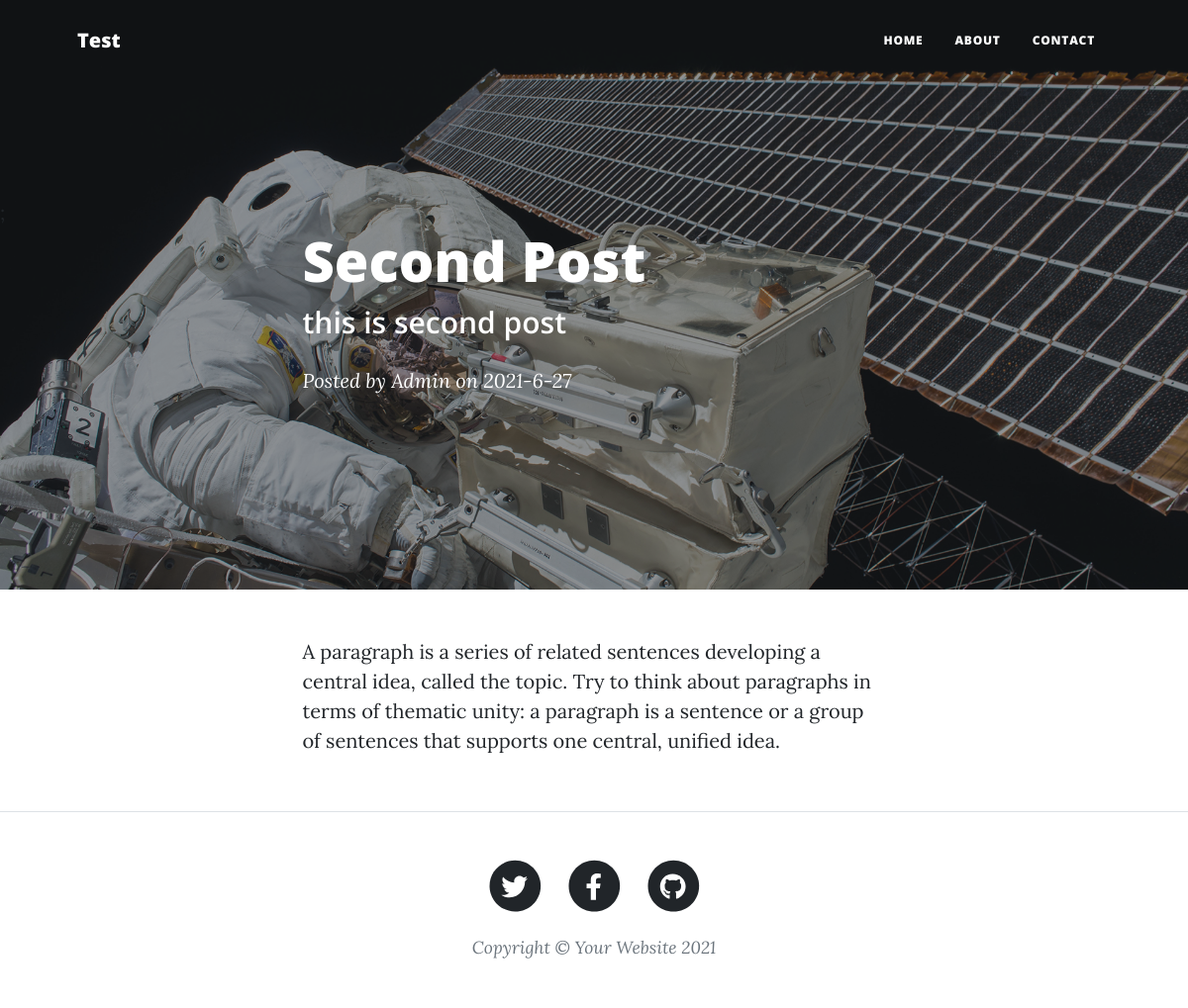
/post/second-post, run on the app's committed database.
### main.py (models this page shows)
class Posts(db.Model):
    sno = db.Column(db.Integer, primary_key=True)
    title = db.Column(db.String(80), nullable=False)
    slug = db.Column(db.String(21), nullable=False)
    content = db.Column(db.String(120), nullable=False)
    tagline = db.Column(db.String(120), nullable=False)
    date = db.Column(db.String(12), nullable=True)
    img_file = db.Column(db.String(12), nullable=True)

### main.py (the view)
@app.route("/post/<string:post_slug>", methods=['GET'])
def post_route(post_slug):
    post = Posts.query.filter_by(slug=post_slug).first()
    return render_template('post.html', params=params, post=post )

### templates/post.html (shortened to what this page needs)
{% extends "layout.html" %}
{% block body %}
        {% set fname = 'img/' + post.img_file %}
        <header class="masthead" style="background-image: url('     {{ url_for('static', filename=fname)  }}')">;
            <div class="container position-relative px-4 px-lg-5">
                <div class="row gx-4 gx-lg-5 justify-content-center">
                    <div class="col-md-10 col-lg-8 col-xl-7">
                        <div class="post-heading">
                            <h1>{{post.title}}</h1>
                            <h2 class="subheading">{{post.tagline}}</h2>
                            <span class="meta">
                                Posted by
                                <a href="#!">Admin</a>
                                on {{post.date}}
                            </span>
                        </div>
                    </div>
                </div>
            </div>
        </header>
        <article class="mb-4">
            <div class="container px-4 px-lg-5">
                <div class="row gx-4 gx-lg-5 justify-content-center">
                    <div class="col-md-10 col-lg-8 col-xl-7">
                        {{post.content}}
                    </div>
                </div>
            </div>
        </article>
 {% endblock %}

### data on the page
Posts: title "Second Post", tagline "this is second post", date "2021-6-27", content "A paragraph is a series of related sentences developing a central idea, called the topic. Try to think about paragraphs in terms of thematic unity: a paragraph is a sentence or a group of sentences that supports one central, unified idea."

### other printed values
{{ params['blog_name'] }} "Test"
